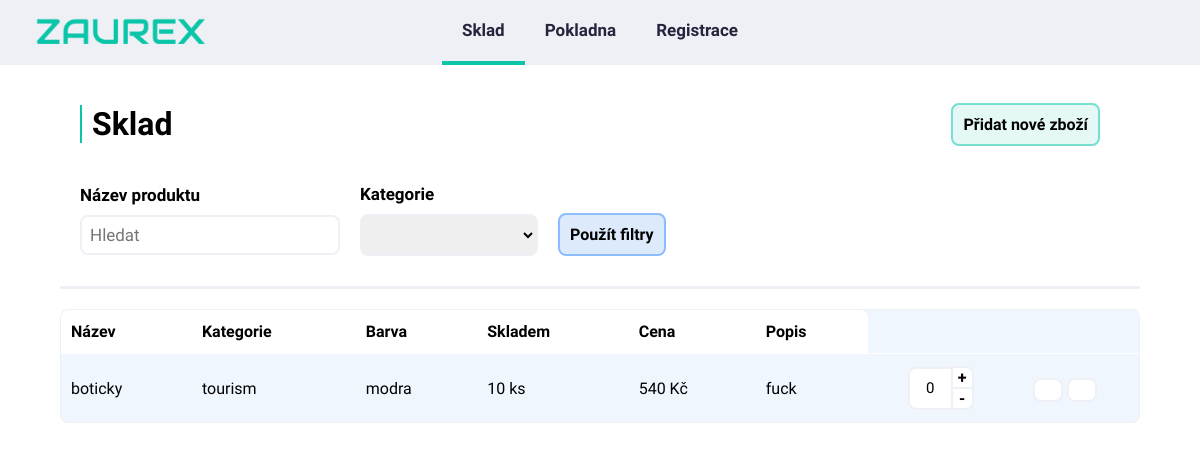
/inventory/inventory, run on the app's committed database.
### tables this page shows
CREATE TABLE inventory(
    itemId INTEGER PRIMARY KEY AUTOINCREMENT,
    itemName TEXT,
    category TEXT,
    colour TEXT,
    inStock INTEGER,
    price INTEGER,
    descript TEXT
);

### appka/inventory.py (the view, shortened to what this page needs)
@bp.route("/inventory", methods=("GET","POST"))
def inventory():
    db = get_db()
    if request.method == "GET":
        items = db.execute(
            "SELECT * FROM inventory"
        ).fetchall()
        return render_template("inventory/inventory.html", items = items)
    else:
        items = db.execute(
            "SELECT * FROM inventory"
        ).fetchall()
        return render_template("inventory/inventory.html", items = items)

### appka/db.py (called while the page is built)
def get_db():
    if "db" not in g:
        g.db = sqlite3.connect(
            current_app.config["DATABASE"],
            detect_types=sqlite3.PARSE_DECLTYPES
        )
        g.db.row_factory = sqlite3.Row
    return g.db

### appka/templates/inventory/inventory.html (shortened to what this page needs)
<!DOCTYPE html>
<html lang="cs">
<head>
    <link rel="stylesheet" href='/static/inventoryStyle.css'>
</head>
<body>
     <nav>
        <img src="napis_trans.png" alt="logo" id="logo">
        <div class="nav-item-list">
            <a class="list-item nav-active" href="inventory.html">Sklad</a>
            <a class="list-item" href="sell.html">Pokladna</a>
            <a class="list-item" href="/templates/auth/register.html">Registrace</a>
        </div>
    </nav>
    <div class="filter-wrapper">
            <div class="filter-top">
                <h1>Sklad</h1>
                <div class="add-btns">
                    <a href="/inventory/add-item" class="filter-btn add-btn">Přidat nové zboží</a>
                </div>
            </div>
        <form action="#" autocomplete="off" method = "post">
            <div class="filter-bottom">
                <div class="filter-column">
                    <label for="search">Název produktu</label>
                    <input type="text" id="search" name="search" placeholder="Hledat">
                </div>
                <div class="filter-column">
                    <label for="categories">Kategorie</label>
                    <select name="categories" id="categories" name="categories">
                        <option value=""></option>
                        <option value="tourism">Turistika</option>
                    </select>
                </div>
                <input type="submit" value="Použít filtry" class="filter-btn apply-btn"></input>
            </div>
        </form>
    </div>
    <div class="table-wrapper">
        <table>
            <thead>
                <th>Název</th>
                <th>Kategorie</th>
                <th>Barva</th>
                <th>Skladem</th>
                <th>Cena</th>
                <th>Popis</th>
            </thead>
            <tbody id="tableData">
                {% for item in items %}
                <tr>
                    <td>{{ item["itemName"] }}</td>
                    <td>{{ item["category"] }}</td>
                    <td>{{ item["colour"] }}</td>
                    <td>{{ item["inStock"] }} ks</td>
                    <td>{{ item["price"] }} Kč</td>
                    <td>{{ item["descript"] }}</td>
                    <td>
                            <div class="quick-options">
                                <div class="adjust-quantity">
                                    <input type="number" id="quantity" class="qty" min="0" value= "0">
                                    <span class="adjust-btns">
                                        <button class="adjust-btn adjust-btn-plus">+</button>
                                        <button class="adjust-btn adjust-btn-minus">-</button>
                                    </span>
                                </div>
                                <form action="#" autocomplete="off" method = "post">
                                    <button class="add-btn-quick" id="addBtn"></button>
                                    <button class="remove-btn" id="removeBtn" ></button>
                                </form>
                            </div>
                        </td>
                </tr>
                {% endfor %}
            </tbody>
        </table>
    </div>
</body>
</html>

### appka/static/inventoryStyle.css (style rules this page uses)
* { margin: 0; padding: 0; box-sizing: border-box; }
body { font-family: 'Montserrat', sans-serif; }
.adjust-quantity { display: flex; flex-direction: row; align-items: center; }
.adjust-btns { display: flex; flex-direction: column; }
.adjust-btn { border: none; outline: none; background-color: white; padding: 0px 5px; font-family: 'Montserrat', sans-serif; font-size: 16px; font-weight: 600; cursor: pointer; }
.adjust-btn-plus { border-top: 2px solid #EFF0F5; border-right: 2px solid #EFF0F5; border-left: 2px solid #EFF0F5; border-bottom: 2px solid #EFF0F5 ; border-top-right-radius: 8px; }
.adjust-btn-minus { border-bottom: 2px solid #EFF0F5; border-right: 2px solid #EFF0F5; border-left: 2px solid #EFF0F5; border-bottom-right-radius: 8px; }
nav { width: 100%; height: 65px; background-color: #EFF0F5; display: flex; align-items: center; justify-content: space-between; grid-area: navbar; }
#logo { width: 200px; height: fit-content; margin-left: 20px; }
.nav-item-list { position: absolute; margin: auto; width: 100vw; display: flex; align-items: center; justify-content: center; z-index: 1; }
.nav-item-list a { height: 65px; padding: 20px; }
.nav-active { border-bottom: 4px solid #0AC5A8 ; }
.list-item { text-decoration: none; color: #25243C; font-size: 17px; font-weight: 700; }
.filter-wrapper { border-bottom: 3px solid #EFF0F5; width: 90%; margin-left: 5%; margin-right: auto; margin-top: 20px; max-height: 80%; padding-bottom: 30px; }
.filter-top { padding: 20px; display: flex; justify-content: space-between; align-items: center; }
.filter-top h1 { border-left: 2px solid #0AC5A8 ; padding-left: 10px; }
.filter-btn { border: none; outline: none; background: none; padding: 10px; border-radius: 8px; margin: 0px 20px; font-family: 'Montserrat', sans-serif; font-size: 16px; font-weight: 600; cursor: pointer; }
.add-btn { border: 2px solid #0ac5a980; background-color: #0ac5a91c; text-decoration: none; color: black; }
.filter-bottom { display: flex; flex-direction: row; margin-top: 20px; align-items: center; }
.filter-column { display: flex; flex-direction: column; margin-left: 20px; }
.filter-column label { font-weight: 700; font-size: 17px; padding-bottom: 10px; }
.filter-column input { font-size: 17px; padding: 8px; font-family: 'Montserrat', sans-serif; font-weight: 500; border-radius: 8px; border: 2px solid #EFF0F5; }
.filter-column select { font-size: 17px; padding: 8px; font-family: 'Montserrat', sans-serif; font-weight: 500; border-radius: 8px; border: 2px solid #EFF0F5; }
.apply-btn { border: 2px solid #8dbcff; background-color: #ddeafc; margin-top: 30px; }
.table-wrapper { border: 1px solid #EFF0F5; width: 90%; margin-left: 5%; margin-right: auto; margin-top: 20px; max-height: 80%; border-radius: 8px; background-color: #F0F6FE; }
table { border-collapse: collapse; width: 100%; }
th { padding: 12px; padding-left: 10px; text-align: left; background-color: white; }
th:first-child { border-top-left-radius: 8px ; }
th:last-child { border-top-right-radius: 8px ; }
td { padding: 12px; padding-left: 10px; text-align: left; border-top: 1px solid white; max-width: 200px; overflow-wrap: break-word; }
td:last-child { max-width: 200px; }
.add-btn-quick { border: 2px solid #EFF0F5; outline: none; background-color: white; padding: 10px 13px; border-radius: 8px; font-family: 'Montserrat', sans-serif; font-size: 16px; font-weight: 600; cursor: pointer; }
td .remove-btn { border: 2px solid #EFF0F5; outline: none; background-color: white; padding: 10px 13px; border-radius: 8px; font-family: 'Montserrat', sans-serif; font-size: 16px; font-weight: 600; cursor: pointer; }
.quick-options { display: flex; align-items: center; justify-content: space-around; }
#quantity { height: 43px; max-width: 43px; font-size: 15px; padding: 8px; font-family: 'Montserrat', sans-serif; font-weight: 500; border-top-left-radius: 8px; border-bottom-left-radius: 8px; border-top: 2px solid #EFF0F5; border-bottom: 2px solid #EFF0F5; border-left: 2px solid #EFF0F5; border-right: none; text-align: center; }

### data on the page
inventory: itemName "boticky", category "tourism", colour "modra", inStock "10", price "540", descript "fuck"
